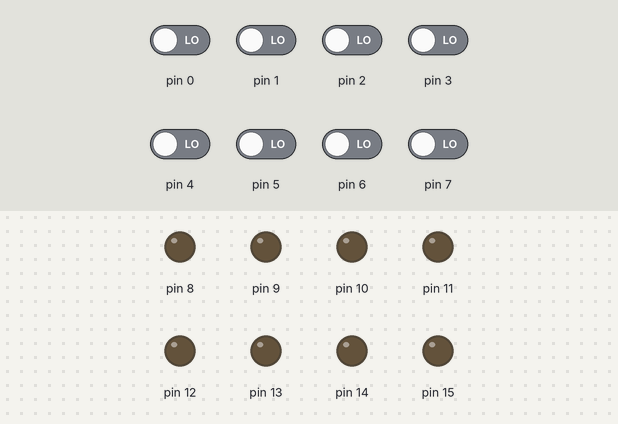
The sketch below on a simulated Arduino Uno, built with avr-gcc and run on an emulated ATmega328P. On the bench: output pins drawn as LEDs (lit = HIGH). The test bench sets the inputs (shaded band); at power-on: pin 0–7 LOW.

Above: at 1.2 s.
1.3 s: pin 0 driven HIGH
At 1.9 s:
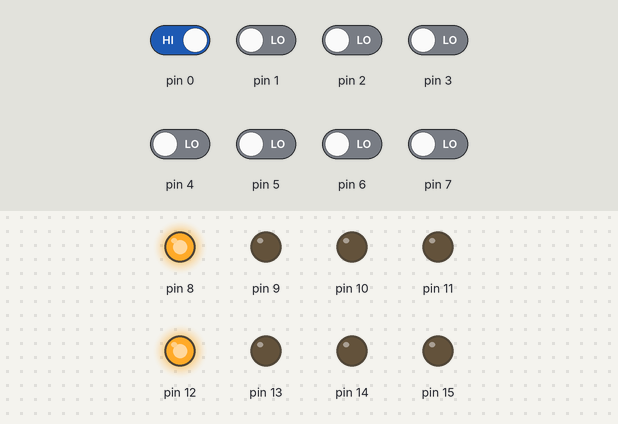
2.8 s: pin 2 driven HIGH
At 3.1 s:
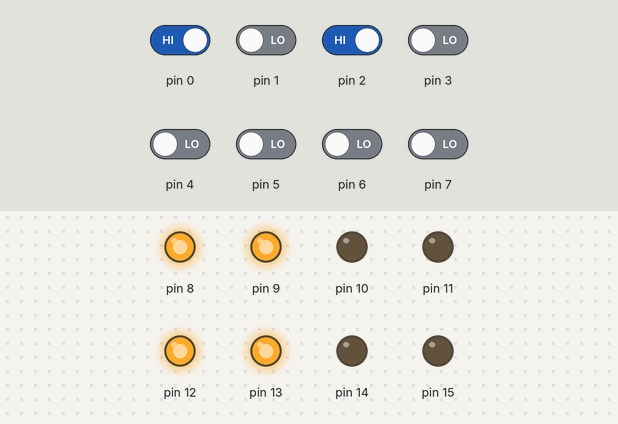
4.3 s: pin 4 driven HIGH
At 5.4 s:
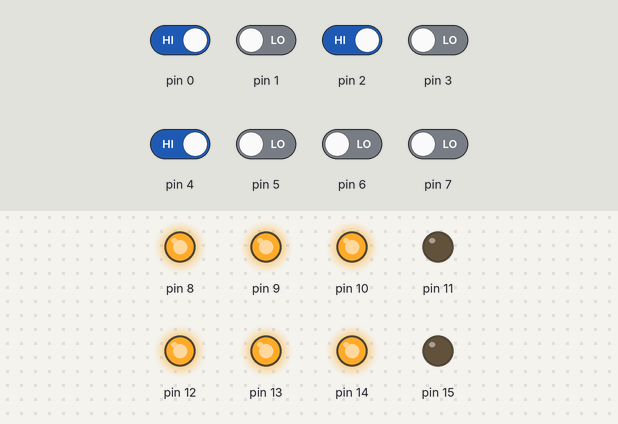
5.8 s: pin 6 driven HIGH
At 6.6 s:
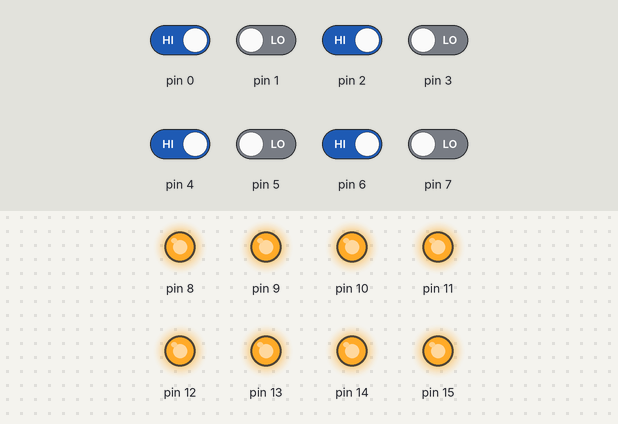
7.3 s: pin 0 driven LOW and pin 1 driven HIGH
At 7.7 s:
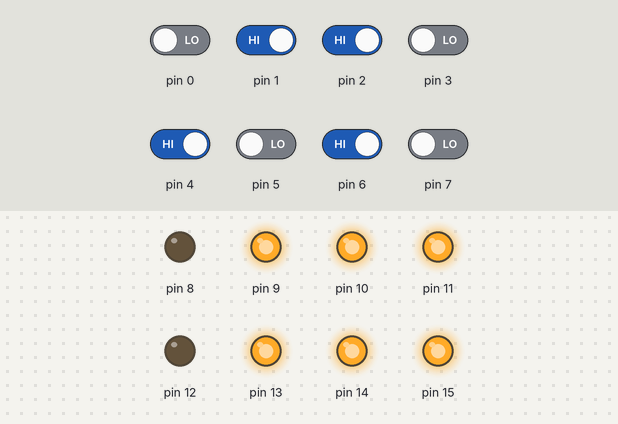
8.8 s: pin 2 driven LOW and pin 3 driven HIGH
At 10.0 s:
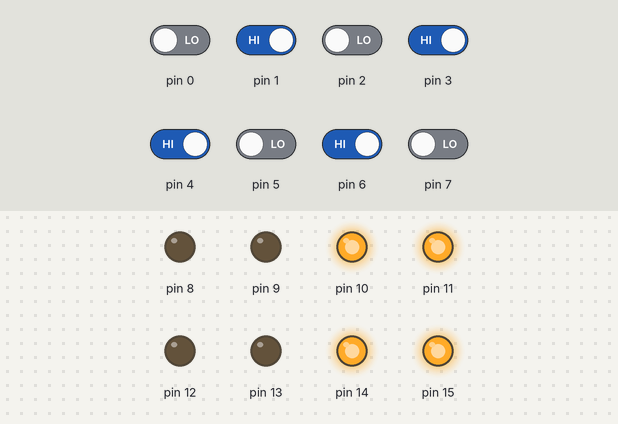
Timing chart, 0 to 11.3 s (numbered marks = the images above; inputs shaded):
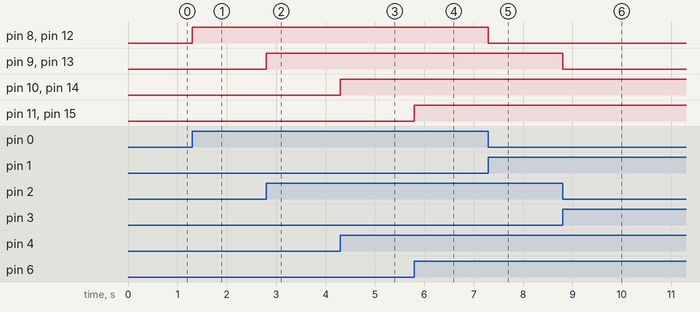

The sketch:

relay-card.ino
```cpp
void setup() {
  // Set each pin as an input or an output
  pinMode(0, INPUT);
  pinMode(1, INPUT);
  pinMode(2, INPUT);
  pinMode(3, INPUT);
  pinMode(4, INPUT);
  pinMode(5, INPUT);
  pinMode(6, INPUT);
  pinMode(7, INPUT);
  pinMode(8, OUTPUT);
  pinMode(9, OUTPUT);
  pinMode(10, OUTPUT);
  pinMode(11, OUTPUT);
  pinMode(12, OUTPUT);
  pinMode(13, OUTPUT);
  pinMode(14, OUTPUT);
  pinMode(15, OUTPUT);

}

void loop() {
  // Read the input
  int input0 = digitalRead(0);
  int input1 = digitalRead(1);
  int input2 = digitalRead(2);
  int input3 = digitalRead(3);
  int input4 = digitalRead(4);
  int input5 = digitalRead(5);
  int input6 = digitalRead(6);
  int input7 = digitalRead(7);

  // Write the output
  if (input0 == HIGH) {
    digitalWrite(8, HIGH);
  } else if (input1 == HIGH) {
    digitalWrite(8, LOW);
  }
  if (input2 == HIGH) {
    digitalWrite(9, HIGH);
  } else if (input3 == HIGH) {
    digitalWrite(9, LOW);
  }
  if (input4 == HIGH) {
    digitalWrite(10, HIGH);
  } else if (input5 == HIGH) {
    digitalWrite(10, LOW);
  }
  if (input6 == HIGH) {
    digitalWrite(11, HIGH);
  } else if (input7 == HIGH) {
    digitalWrite(11, LOW);
  }
  if (input0 == HIGH) {
    digitalWrite(12, HIGH);
  } else if (input1 == HIGH) {
    digitalWrite(12, LOW);
  }
  if (input2 == HIGH) {
    digitalWrite(13, HIGH);
  } else if (input3 == HIGH) {
    digitalWrite(13, LOW);
  }
  if (input4 == HIGH) {
    digitalWrite(14, HIGH);
  } else if (input5 == HIGH) {
    digitalWrite(14, LOW);
  }
  if (input6 == HIGH) {
    digitalWrite(15, HIGH);
  } else if (input7 == HIGH) {
    digitalWrite(15, LOW);
  }
}
```

Measured:
- after the input at 1.3 s, pin 8, pin 12: LOW → HIGH at once
- after the input at 2.8 s, pin 9, pin 13: LOW → HIGH at once
- after the input at 4.3 s, pin 10, pin 14: LOW → HIGH at once
- after the input at 5.8 s, pin 11, pin 15: LOW → HIGH at once
- after the input at 7.3 s, pin 8, pin 12: HIGH → LOW at once
- after the input at 8.8 s, pin 9, pin 13: HIGH → LOW at once
